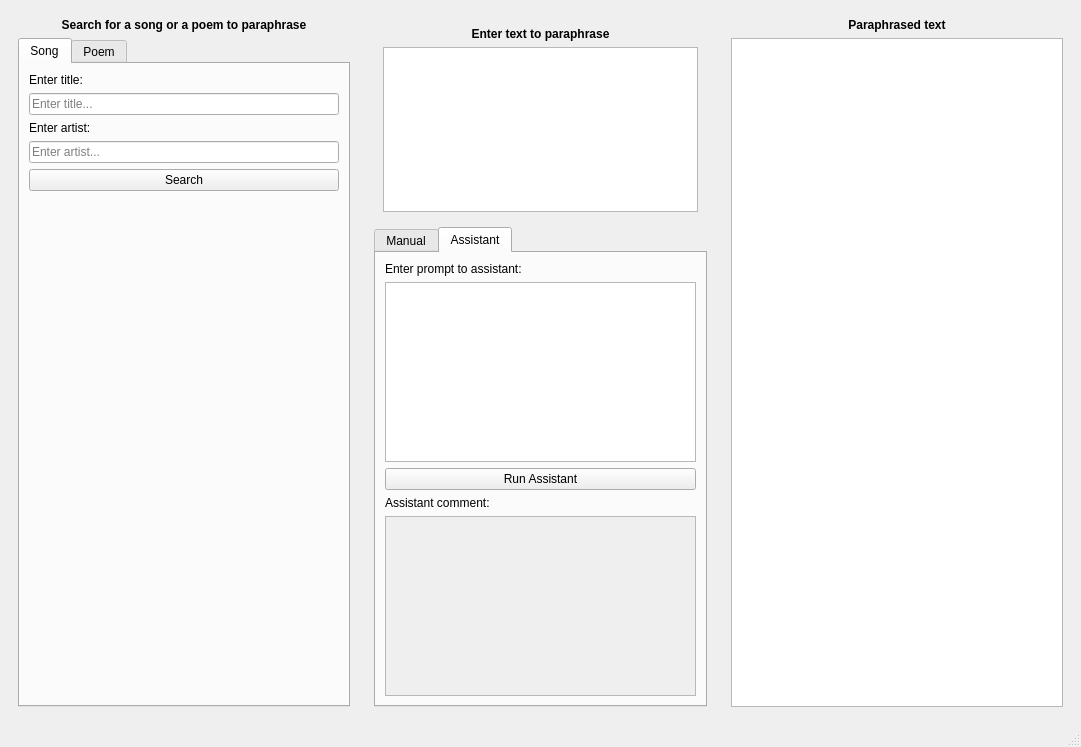
<?xml version="1.0" encoding="UTF-8"?>
<ui version="4.0">
 <class>MainWindow</class>
 <widget class="QMainWindow" name="MainWindow">
  <property name="geometry">
   <rect>
    <x>0</x>
    <y>0</y>
    <width>1081</width>
    <height>747</height>
   </rect>
  </property>
  <property name="windowTitle">
   <string>Pharaphrase generator</string>
  </property>
  <widget class="QWidget" name="centralwidget">
   <layout class="QGridLayout" name="gridLayout">
    <item row="0" column="0">
     <widget class="QWidget" name="widget_1" native="true">
      <property name="sizePolicy">
       <sizepolicy hsizetype="Expanding" vsizetype="Expanding">
        <horstretch>0</horstretch>
        <verstretch>0</verstretch>
       </sizepolicy>
      </property>
      <layout class="QVBoxLayout" name="verticalLayout_7">
       <item>
        <widget class="QLabel" name="searchTableLabel">
         <property name="font">
          <font>
           <bold>true</bold>
          </font>
         </property>
         <property name="text">
          <string>Search for a song or a poem to paraphrase</string>
         </property>
         <property name="alignment">
          <set>Qt::AlignCenter</set>
         </property>
        </widget>
       </item>
       <item>
        <widget class="QTabWidget" name="tabWidget">
         <property name="currentIndex">
          <number>0</number>
         </property>
         <widget class="QWidget" name="tab">
          <attribute name="title">
           <string>Song</string>
          </attribute>
          <layout class="QVBoxLayout" name="verticalLayout_8">
           <item>
            <widget class="QLabel" name="songTitleLabel">
             <property name="text">
              <string>Enter title:</string>
             </property>
            </widget>
           </item>
           <item>
            <widget class="QLineEdit" name="titleInput">
             <property name="placeholderText">
              <string>Enter title...</string>
             </property>
            </widget>
           </item>
           <item>
            <widget class="QLabel" name="songArtistLabel">
             <property name="text">
              <string>Enter artist:</string>
             </property>
            </widget>
           </item>
           <item>
            <widget class="QLineEdit" name="artistInput">
             <property name="placeholderText">
              <string>Enter artist...</string>
             </property>
            </widget>
           </item>
           <item>
            <widget class="QPushButton" name="searchButton">
             <property name="text">
              <string>Search</string>
             </property>
            </widget>
           </item>
           <item>
            <widget class="QLabel" name="resultsLabel">
             <property name="font">
              <font>
               <bold>true</bold>
              </font>
             </property>
             <property name="text">
              <string/>
             </property>
            </widget>
           </item>
           <item>
            <widget class="QLabel" name="foundTitle">
             <property name="text">
              <string/>
             </property>
            </widget>
           </item>
           <item>
            <widget class="QLabel" name="foundArtist">
             <property name="text">
              <string/>
             </property>
            </widget>
           </item>
           <item>
            <spacer name="verticalSpacer">
             <property name="orientation">
              <enum>Qt::Vertical</enum>
             </property>
             <property name="sizeHint" stdset="0">
              <size>
               <width>20</width>
               <height>40</height>
              </size>
             </property>
            </spacer>
           </item>
          </layout>
         </widget>
         <widget class="QWidget" name="tab_2">
          <attribute name="title">
           <string>Poem</string>
          </attribute>
          <layout class="QVBoxLayout" name="verticalLayout_9">
           <item>
            <widget class="QLabel" name="chooseAuthor">
             <property name="text">
              <string>Choose an author</string>
             </property>
             <property name="alignment">
              <set>Qt::AlignCenter</set>
             </property>
            </widget>
           </item>
           <item>
            <widget class="QListWidget" name="artistList"/>
           </item>
           <item>
            <widget class="QLabel" name="choosePoem">
             <property name="text">
              <string>Choose a poem</string>
             </property>
             <property name="alignment">
              <set>Qt::AlignCenter</set>
             </property>
            </widget>
           </item>
           <item>
            <widget class="QStackedWidget" name="stack">
             <property name="currentIndex">
              <number>0</number>
             </property>
             <widget class="QWidget" name="page">
              <layout class="QVBoxLayout" name="verticalLayout_5">
               <item>
                <widget class="QLabel" name="stackLabel">
                 <property name="text">
                  <string>Choose Author First</string>
                 </property>
                 <property name="alignment">
                  <set>Qt::AlignCenter</set>
                 </property>
                </widget>
               </item>
              </layout>
             </widget>
             <widget class="QWidget" name="page_2">
              <layout class="QVBoxLayout" name="verticalLayout_6">
               <item>
                <widget class="QListWidget" name="titleList"/>
               </item>
              </layout>
             </widget>
            </widget>
           </item>
          </layout>
         </widget>
        </widget>
       </item>
      </layout>
     </widget>
    </item>
    <item row="0" column="2">
     <widget class="QWidget" name="widget_4" native="true">
      <layout class="QVBoxLayout" name="verticalLayout">
       <item>
        <widget class="QLabel" name="paraphrasedTextLabel">
         <property name="font">
          <font>
           <bold>true</bold>
          </font>
         </property>
         <property name="text">
          <string>Paraphrased text</string>
         </property>
         <property name="alignment">
          <set>Qt::AlignCenter</set>
         </property>
        </widget>
       </item>
       <item>
        <widget class="QTextBrowser" name="outputText"/>
       </item>
      </layout>
     </widget>
    </item>
    <item row="0" column="1">
     <widget class="QWidget" name="widget_3" native="true">
      <property name="sizePolicy">
       <sizepolicy hsizetype="MinimumExpanding" vsizetype="Preferred">
        <horstretch>0</horstretch>
        <verstretch>0</verstretch>
       </sizepolicy>
      </property>
      <layout class="QVBoxLayout" name="verticalLayout_2">
       <item>
        <widget class="QWidget" name="widget_6" native="true">
         <layout class="QVBoxLayout" name="verticalLayout_12">
          <item>
           <widget class="QLabel" name="enterText">
            <property name="sizePolicy">
             <sizepolicy hsizetype="Minimum" vsizetype="Minimum">
              <horstretch>0</horstretch>
              <verstretch>0</verstretch>
             </sizepolicy>
            </property>
            <property name="font">
             <font>
              <bold>true</bold>
             </font>
            </property>
            <property name="text">
             <string>Enter text to paraphrase</string>
            </property>
            <property name="alignment">
             <set>Qt::AlignCenter</set>
            </property>
           </widget>
          </item>
          <item>
           <widget class="QTextEdit" name="inputText"/>
          </item>
         </layout>
        </widget>
       </item>
       <item>
        <widget class="QTabWidget" name="tabWidget_2">
         <property name="contextMenuPolicy">
          <enum>Qt::PreventContextMenu</enum>
         </property>
         <property name="currentIndex">
          <number>1</number>
         </property>
         <widget class="QWidget" name="tab_3">
          <property name="contextMenuPolicy">
           <enum>Qt::PreventContextMenu</enum>
          </property>
          <attribute name="title">
           <string>Manual</string>
          </attribute>
          <layout class="QVBoxLayout" name="verticalLayout_4">
           <property name="spacing">
            <number>0</number>
           </property>
           <item>
            <widget class="QWidget" name="widget_5" native="true">
             <layout class="QVBoxLayout" name="verticalLayout_11">
              <item>
               <widget class="QLabel" name="keywordLabel">
                <property name="sizePolicy">
                 <sizepolicy hsizetype="Preferred" vsizetype="Preferred">
                  <horstretch>0</horstretch>
                  <verstretch>0</verstretch>
                 </sizepolicy>
                </property>
                <property name="font">
                 <font>
                  <bold>true</bold>
                 </font>
                </property>
                <property name="text">
                 <string>Select keywords to paraphrase</string>
                </property>
                <property name="alignment">
                 <set>Qt::AlignHCenter|Qt::AlignTop</set>
                </property>
               </widget>
              </item>
              <item>
               <widget class="QWidget" name="widget_2" native="true">
                <layout class="QHBoxLayout" name="horizontalLayout">
                 <property name="leftMargin">
                  <number>0</number>
                 </property>
                 <property name="topMargin">
                  <number>0</number>
                 </property>
                 <property name="rightMargin">
                  <number>0</number>
                 </property>
                 <property name="bottomMargin">
                  <number>0</number>
                 </property>
                 <item>
                  <widget class="QLineEdit" name="inputKeyword">
                   <property name="placeholderText">
                    <string>Enter word...</string>
                   </property>
                  </widget>
                 </item>
                 <item>
                  <widget class="QPushButton" name="addKeyword">
                   <property name="text">
                    <string>Add</string>
                   </property>
                  </widget>
                 </item>
                 <item>
                  <widget class="QPushButton" name="clearKeywords">
                   <property name="text">
                    <string>Clear</string>
                   </property>
                  </widget>
                 </item>
                </layout>
               </widget>
              </item>
              <item>
               <widget class="QLabel" name="selectedKeywordsLabel">
                <property name="text">
                 <string>Selected keywords (max 10):</string>
                </property>
               </widget>
              </item>
              <item>
               <widget class="QLabel" name="keywordsList">
                <property name="text">
                 <string/>
                </property>
                <property name="wordWrap">
                 <bool>true</bool>
                </property>
               </widget>
              </item>
             </layout>
            </widget>
           </item>
           <item>
            <widget class="QWidget" name="widget" native="true">
             <layout class="QVBoxLayout" name="verticalLayout_3">
              <item>
               <widget class="QLabel" name="chooseOperation">
                <property name="sizePolicy">
                 <sizepolicy hsizetype="Minimum" vsizetype="Minimum">
                  <horstretch>0</horstretch>
                  <verstretch>0</verstretch>
                 </sizepolicy>
                </property>
                <property name="font">
                 <font>
                  <bold>true</bold>
                 </font>
                </property>
                <property name="text">
                 <string>Choose Operation</string>
                </property>
                <property name="alignment">
                 <set>Qt::AlignCenter</set>
                </property>
               </widget>
              </item>
              <item>
               <widget class="QPushButton" name="swapRhymes">
                <property name="text">
                 <string>Swap rhymes</string>
                </property>
               </widget>
              </item>
              <item>
               <widget class="QPushButton" name="swapSynonyms">
                <property name="text">
                 <string>Swap synonyms</string>
                </property>
               </widget>
              </item>
              <item>
               <widget class="QPushButton" name="swapHomophones">
                <property name="text">
                 <string>Swap homophones</string>
                </property>
               </widget>
              </item>
              <item>
               <widget class="QPushButton" name="swapHomonyms">
                <property name="text">
                 <string>Swap homonyms</string>
                </property>
               </widget>
              </item>
              <item>
               <widget class="QPushButton" name="addAdjectives">
                <property name="text">
                 <string>Add adjectives</string>
                </property>
               </widget>
              </item>
             </layout>
            </widget>
           </item>
           <item>
            <spacer name="verticalSpacer_2">
             <property name="orientation">
              <enum>Qt::Vertical</enum>
             </property>
             <property name="sizeHint" stdset="0">
              <size>
               <width>20</width>
               <height>40</height>
              </size>
             </property>
            </spacer>
           </item>
          </layout>
         </widget>
         <widget class="QWidget" name="tab_4">
          <attribute name="title">
           <string>Assistant</string>
          </attribute>
          <layout class="QVBoxLayout" name="verticalLayout_10">
           <item>
            <widget class="QLabel" name="userPromptLabel">
             <property name="text">
              <string>Enter prompt to assistant:</string>
             </property>
            </widget>
           </item>
           <item>
            <widget class="QPlainTextEdit" name="userPrompt"/>
           </item>
           <item>
            <widget class="QPushButton" name="runAssistantButton">
             <property name="text">
              <string>Run Assistant</string>
             </property>
            </widget>
           </item>
           <item>
            <widget class="QLabel" name="assistantCommentLabel">
             <property name="text">
              <string>Assistant comment:</string>
             </property>
            </widget>
           </item>
           <item>
            <widget class="QPlainTextEdit" name="assistantComment">
             <property name="enabled">
              <bool>false</bool>
             </property>
            </widget>
           </item>
          </layout>
         </widget>
        </widget>
       </item>
      </layout>
     </widget>
    </item>
   </layout>
  </widget>
  <widget class="QMenuBar" name="menubar">
   <property name="geometry">
    <rect>
     <x>0</x>
     <y>0</y>
     <width>1081</width>
     <height>22</height>
    </rect>
   </property>
  </widget>
  <widget class="QStatusBar" name="statusbar"/>
 </widget>
 <resources/>
 <connections/>
</ui>
